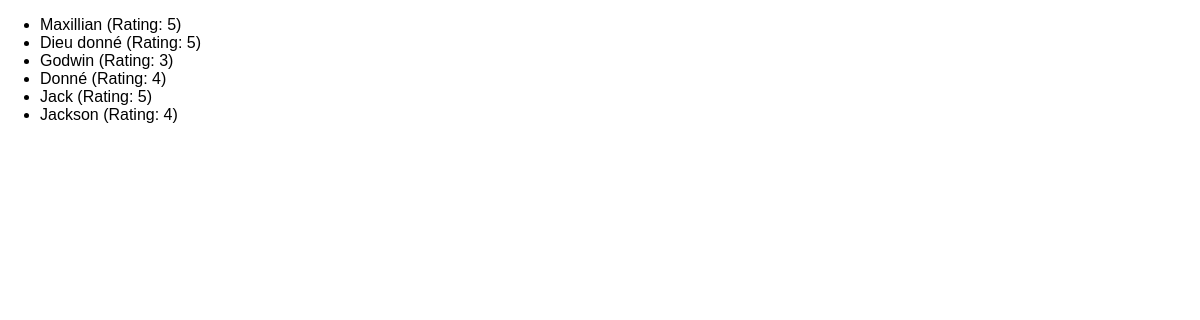
/reviews/, run on an earlier commit of the app's database.
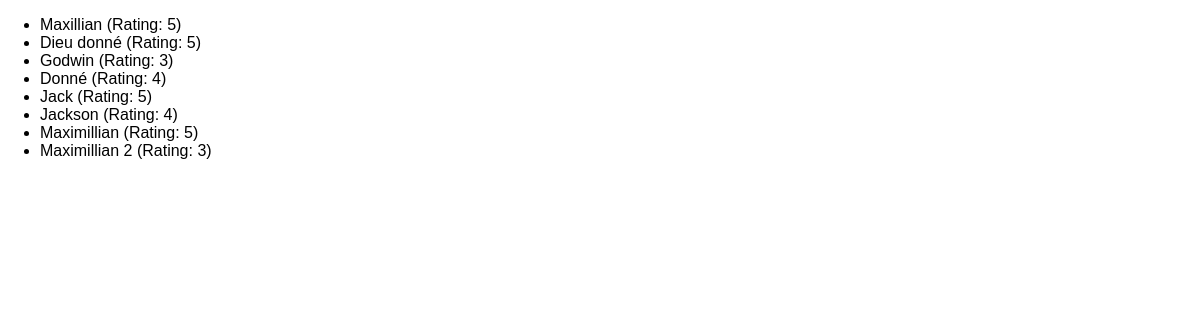
And on a later commit of the database.
### reviews/models.py (models this page shows, shortened)
class Review(models.Model):
    user_name = models.CharField(max_length=100)
    review_text = models.TextField()
    rating = models.IntegerField(validators=[MinValueValidator(1),
                                             MaxValueValidator(5)])

### reviews/views.py (the view)
# urls.py: path('reviews/', views.ReviewListView.as_view()),
class ReviewListView(ListView):
    template_name = 'reviews/review_list.html'
    model = rv
    context_object_name = 'reviews' # by default context_object_name = 'object_list'
    def get_queryset(self):
        context = super().get_queryset()
        return context

### reviews/templates/reviews/review_list.html (shortened to what this page needs)
{% extends "reviews/base.html" %}
{% block content %}
    <ul>
        {% for review in reviews %}
            <li>
                <a href="{% url 'review-detail' review.pk  %}">{{ review.user_name }} (Rating: {{ review.rating }})</a>
            </li>
        {% endfor %}
    </ul>
{% endblock content %}

### reviews/templates/reviews/base.html (shortened to what this page needs)
{% load static %}
<!DOCTYPE html>
<html>
<head>
    <link rel="stylesheet" href="{% static 'reviews/styles.css' %}">
</head>
<body>
{% block content %}{% endblock content %}
</body>
</html>

### reviews/static/reviews/styles.css (style rules this page uses)
body { font-family: sans-serif; margin: 0; }
a { text-decoration: none; color: inherit; }

What changed in the data, as far as the page shows it:
added Review: user_name "Maximillian", rating "5"
added Review: user_name "Maximillian 2", rating "3"
